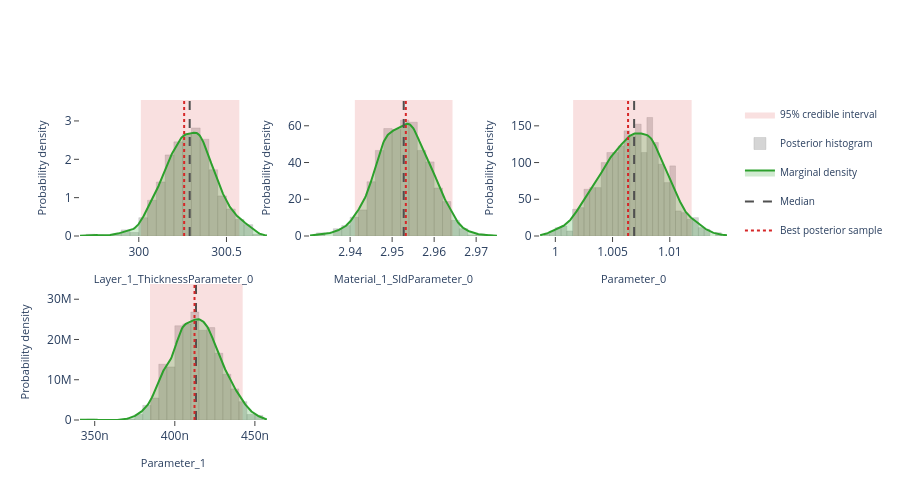

Notebook cell for this chart:
### Markdown cell above
## Interactive posterior plots

The next three cells render the same Plotly figures that are shown on the
Bayesian Posterior tab of the EasyReflectometryApp:

* **Marginals** — per-parameter distribution: histogram + smooth KDE marginal,
  shaded 95% credible interval, and median / best-sample lines
  (`plot_distribution` or `posterior.distribution()`)
* **Corner plot** — pairwise marginals + 2-D contours + scatter (`plot_corner`)
* **Traces** — per-chain trace + marginal histogram (`plot_trace`)

The standalone helpers are called with ``return_figure=True`` so they return a
Plotly ``Figure`` that we render in the notebook with ``fig.show()``; the
``PosteriorResults`` methods return the figure directly.

### Code cell
# ---- Marginal posterior distributions ---------------------------------------
# One panel per free parameter, each overlaying the posterior histogram, a
# smooth Gaussian-KDE marginal, the shaded 95% credible interval, and the
# median / best-sample reference lines.  Mirrors the "Marginals" sub-tab in
# the EasyReflectometryApp.

# The PosteriorResults method passes ``logp`` through automatically so the
# best posterior sample (MAP) line is drawn:
fig = posterior.distribution()
fig.show()

# Standalone equivalent (pass ``logp`` to get the best-sample line):
# fig = plot_distribution(
#     posterior.draws,
#     posterior.param_names,
#     logp=posterior.logp,
#     return_figure=True,
# )
# fig.show()

### Figure 1 — Plotly figure (JSON) as saved in the notebook; plotly's stock layout.template omitted (floating-point values rounded to 4 significant figures; data arrays with more than 128 entries replaced by an {"elided": "..."} marker saying what was removed)
{"data": [{"fill": "toself", "fillcolor": "rgba(214, 39, 40, 0.14)", "hoverinfo": "skip", "legendgroup": "95% credible interval", "line": {"color": "rgba(214, 39, 40, 0.14)", "width": 0}, "mode": "lines", "name": "95% credible interval", "showlegend": true, "type": "scatter", "x": [300.0, 300.6, 300.6, 300.0, 300.0], "xaxis": "x", "y": [0.0, 0.0, 3.546, 3.546, 0.0], "yaxis": "y"}, {"histnorm": "probability density", "hovertemplate": "sample=%{x:.4f}<br>density: %{y:.2f}<extra></extra>", "legendgroup": "histogram", "marker": {"color": "rgba(120, 120, 120, 0.38)", "line": {"color": "rgba(120, 120, 120, 0.24)", "width": 1}}, "name": "Posterior histogram", "nbinsx": 40, "opacity": 0.82, "showlegend": true, "type": "histogram", "x": {"elided": "880 float values"}, "xaxis": "x", "yaxis": "y"}, {"fill": "tozeroy", "fillcolor": "rgba(44, 160, 44, 0.22)", "hovertemplate": "Layer_1_ThicknessParameter_0: %{x:.4f}<br>density: %{y:.4f}<extra></extra>", "legendgroup": "marginal", "line": {"color": "rgb(44, 160, 44)", "width": 2}, "mode": "lines", "name": "Marginal density", "showlegend": true, "type": "scatter", "x": {"elided": "256 float values"}, "xaxis": "x", "y": {"elided": "256 float values"}, "yaxis": "y"}, {"hovertemplate": "Median: %{x:.4f}<extra></extra>", "legendgroup": "Median", "line": {"color": "rgb(80, 80, 80)", "dash": "dash", "width": 2}, "mode": "lines", "name": "Median", "showlegend": true, "type": "scatter", "x": [300.3, 300.3], "xaxis": "x", "y": [0.0, 3.546], "yaxis": "y"}, {"hovertemplate": "Best posterior sample: %{x:.4f}<extra></extra>", "legendgroup": "Best posterior sample", "line": {"color": "rgb(214, 39, 40)", "dash": "dot", "width": 2}, "mode": "lines", "name": "Best posterior sample", "showlegend": true, "type": "scatter", "x": [300.3, 300.3], "xaxis": "x", "y": [0.0, 3.546], "yaxis": "y"}, {"fill": "toself", "fillcolor": "rgba(214, 39, 40, 0.14)", "hoverinfo": "skip", "legendgroup": "95% credible interval", "line": {"color": "rgba(214, 39, 40, 0.14)", "width": 0}, "mode": "lines", "name": "95% credible interval", "showlegend": false, "type": "scatter", "x": [2.941, 2.964, 2.964, 2.941, 2.941], "xaxis": "x2", "y": [0.0, 0.0, 74.03, 74.03, 0.0], "yaxis": "y2"}, {"histnorm": "probability density", "hovertemplate": "sample=%{x:.4f}<br>density: %{y:.2f}<extra></extra>", "legendgroup": "histogram", "marker": {"color": "rgba(120, 120, 120, 0.38)", "line": {"color": "rgba(120, 120, 120, 0.24)", "width": 1}}, "name": "Posterior histogram", "nbinsx": 40, "opacity": 0.82, "showlegend": false, "type": "histogram", "x": {"elided": "880 float values"}, "xaxis": "x2", "yaxis": "y2"}, {"fill": "tozeroy", "fillcolor": "rgba(44, 160, 44, 0.22)", "hovertemplate": "Material_1_SldParameter_0: %{x:.4f}<br>density: %{y:.4f}<extra></extra>", "legendgroup": "marginal", "line": {"color": "rgb(44, 160, 44)", "width": 2}, "mode": "lines", "name": "Marginal density", "showlegend": false, "type": "scatter", "x": {"elided": "256 float values"}, "xaxis": "x2", "y": {"elided": "256 float values"}, "yaxis": "y2"}, {"hovertemplate": "Median: %{x:.4f}<extra></extra>", "legendgroup": "Median", "line": {"color": "rgb(80, 80, 80)", "dash": "dash", "width": 2}, "mode": "lines", "name": "Median", "showlegend": false, "type": "scatter", "x": [2.953, 2.953], "xaxis": "x2", "y": [0.0, 74.03], "yaxis": "y2"}, {"hovertemplate": "Best posterior sample: %{x:.4f}<extra></extra>", "legendgroup": "Best posterior sample", "line": {"color": "rgb(214, 39, 40)", "dash": "dot", "width": 2}, "mode": "lines", "name": "Best posterior sample", "showlegend": false, "type": "scatter", "x": [2.953, 2.953], "xaxis": "x2", "y": [0.0, 74.03], "yaxis": "y2"}, {"fill": "toself", "fillcolor": "rgba(214, 39, 40, 0.14)", "hoverinfo": "skip", "legendgroup": "95% credible interval", "line": {"color": "rgba(214, 39, 40, 0.14)", "width": 0}, "mode": "lines", "name": "95% credible interval", "showlegend": false, "type": "scatter", "x": [1.002, 1.012, 1.012, 1.002, 1.002], "xaxis": "x3", "y": [0.0, 0.0, 185.2, 185.2, 0.0], "yaxis": "y3"}, {"histnorm": "probability density", "hovertemplate": "sample=%{x:.4f}<br>density: %{y:.2f}<extra></extra>", "legendgroup": "histogram", "marker": {"color": "rgba(120, 120, 120, 0.38)", "line": {"color": "rgba(120, 120, 120, 0.24)", "width": 1}}, "name": "Posterior histogram", "nbinsx": 40, "opacity": 0.82, "showlegend": false, "type": "histogram", "x": {"elided": "880 float values"}, "xaxis": "x3", "yaxis": "y3"}, {"fill": "tozeroy", "fillcolor": "rgba(44, 160, 44, 0.22)", "hovertemplate": "Parameter_0: %{x:.4f}<br>density: %{y:.4f}<extra></extra>", "legendgroup": "marginal", "line": {"color": "rgb(44, 160, 44)", "width": 2}, "mode": "lines", "name": "Marginal density", "showlegend": false, "type": "scatter", "x": {"elided": "256 float values"}, "xaxis": "x3", "y": {"elided": "256 float values"}, "yaxis": "y3"}, {"hovertemplate": "Median: %{x:.4f}<extra></extra>", "legendgroup": "Median", "line": {"color": "rgb(80, 80, 80)", "dash": "dash", "width": 2}, "mode": "lines", "name": "Median", "showlegend": false, "type": "scatter", "x": [1.007, 1.007], "xaxis": "x3", "y": [0.0, 185.2], "yaxis": "y3"}, {"hovertemplate": "Best posterior sample: %{x:.4f}<extra></extra>", "legendgroup": "Best posterior sample", "line": {"color": "rgb(214, 39, 40)", "dash": "dot", "width": 2}, "mode": "lines", "name": "Best posterior sample", "showlegend": false, "type": "scatter", "x": [1.006, 1.006], "xaxis": "x3", "y": [0.0, 185.2], "yaxis": "y3"}, {"fill": "toself", "fillcolor": "rgba(214, 39, 40, 0.14)", "hoverinfo": "skip", "legendgroup": "95% credible interval", "line": {"color": "rgba(214, 39, 40, 0.14)", "width": 0}, "mode": "lines", "name": "95% credible interval", "showlegend": false, "type": "scatter", "x": [3.845e-07, 4.424e-07, 4.424e-07, 3.845e-07, 3.845e-07], "xaxis": "x4", "y": [0.0, 0.0, 33780000.0, 33780000.0, 0.0], "yaxis": "y4"}, {"histnorm": "probability density", "hovertemplate": "sample=%{x:.4f}<br>density: %{y:.2f}<extra></extra>", "legendgroup": "histogram", "marker": {"color": "rgba(120, 120, 120, 0.38)", "line": {"color": "rgba(120, 120, 120, 0.24)", "width": 1}}, "name": "Posterior histogram", "nbinsx": 40, "opacity": 0.82, "showlegend": false, "type": "histogram", "x": {"elided": "880 float values"}, "xaxis": "x4", "yaxis": "y4"}, {"fill": "tozeroy", "fillcolor": "rgba(44, 160, 44, 0.22)", "hovertemplate": "Parameter_1: %{x:.4f}<br>density: %{y:.4f}<extra></extra>", "legendgroup": "marginal", "line": {"color": "rgb(44, 160, 44)", "width": 2}, "mode": "lines", "name": "Marginal density", "showlegend": false, "type": "scatter", "x": {"elided": "256 float values"}, "xaxis": "x4", "y": {"elided": "256 float values"}, "yaxis": "y4"}, {"hovertemplate": "Median: %{x:.4f}<extra></extra>", "legendgroup": "Median", "line": {"color": "rgb(80, 80, 80)", "dash": "dash", "width": 2}, "mode": "lines", "name": "Median", "showlegend": false, "type": "scatter", "x": [4.132e-07, 4.132e-07], "xaxis": "x4", "y": [0.0, 33780000.0], "yaxis": "y4"}, {"hovertemplate": "Best posterior sample: %{x:.4f}<extra></extra>", "legendgroup": "Best posterior sample", "line": {"color": "rgb(214, 39, 40)", "dash": "dot", "width": 2}, "mode": "lines", "name": "Best posterior sample", "showlegend": false, "type": "scatter", "x": [4.123e-07, 4.123e-07], "xaxis": "x4", "y": [0.0, 33780000.0], "yaxis": "y4"}], "layout": {"barmode": "overlay", "height": 500, "legend": {"font": {"size": 10}}, "plot_bgcolor": "white", "showlegend": true, "xaxis": {"anchor": "y", "domain": [0.0, 0.2889], "range": [299.7, 300.7], "showgrid": false, "ticks": "outside", "title": {"font": {"size": 11}, "text": "Layer_1_ThicknessParameter_0"}, "zeroline": false}, "xaxis2": {"anchor": "y2", "domain": [0.3556, 0.6444], "range": [2.93, 2.975], "showgrid": false, "ticks": "outside", "title": {"font": {"size": 11}, "text": "Material_1_SldParameter_0"}, "zeroline": false}, "xaxis3": {"anchor": "y3", "domain": [0.7111, 1.0], "range": [0.9987, 1.015], "showgrid": false, "ticks": "outside", "title": {"font": {"size": 11}, "text": "Parameter_0"}, "zeroline": false}, "xaxis4": {"anchor": "y4", "domain": [0.0, 0.2889], "range": [3.408e-07, 4.575e-07], "showgrid": false, "ticks": "outside", "title": {"font": {"size": 11}, "text": "Parameter_1"}, "zeroline": false}, "xaxis5": {"anchor": "y5", "domain": [0.3556, 0.6444], "showgrid": false, "ticks": "outside", "zeroline": false}, "xaxis6": {"anchor": "y6", "domain": [0.7111, 1.0], "showgrid": false, "ticks": "outside", "zeroline": false}, "yaxis": {"anchor": "x", "domain": [0.575, 1.0], "range": [0.0, 3.546], "showgrid": false, "ticks": "outside", "title": {"font": {"size": 11}, "text": "Probability density"}, "zeroline": false}, "yaxis2": {"anchor": "x2", "domain": [0.575, 1.0], "range": [0.0, 74.03], "showgrid": false, "ticks": "outside", "title": {"font": {"size": 11}, "text": "Probability density"}, "zeroline": false}, "yaxis3": {"anchor": "x3", "domain": [0.575, 1.0], "range": [0.0, 185.2], "showgrid": false, "ticks": "outside", "title": {"font": {"size": 11}, "text": "Probability density"}, "zeroline": false}, "yaxis4": {"anchor": "x4", "domain": [0.0, 0.425], "range": [0.0, 33780000.0], "showgrid": false, "ticks": "outside", "title": {"font": {"size": 11}, "text": "Probability density"}, "zeroline": false}, "yaxis5": {"anchor": "x5", "domain": [0.0, 0.425], "showgrid": false, "ticks": "outside", "zeroline": false}, "yaxis6": {"anchor": "x6", "domain": [0.0, 0.425], "showgrid": false, "ticks": "outside", "zeroline": false}}}
